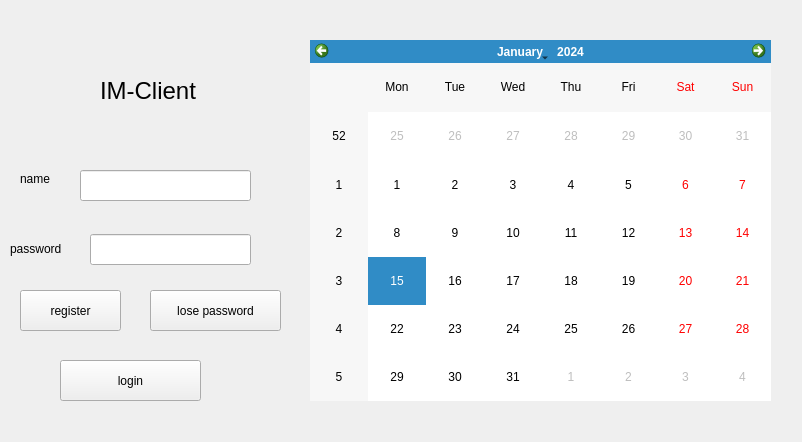
<?xml version="1.0" encoding="UTF-8"?>
<ui version="4.0">
 <class>login</class>
 <widget class="QWidget" name="login">
  <property name="geometry">
   <rect>
    <x>0</x>
    <y>0</y>
    <width>802</width>
    <height>442</height>
   </rect>
  </property>
  <property name="windowTitle">
   <string>Form</string>
  </property>
  <widget class="QLabel" name="lb_login_logo">
   <property name="geometry">
    <rect>
     <x>100</x>
     <y>60</y>
     <width>151</width>
     <height>61</height>
    </rect>
   </property>
   <property name="font">
    <font>
     <pointsize>18</pointsize>
    </font>
   </property>
   <property name="text">
    <string>IM-Client</string>
   </property>
  </widget>
  <widget class="QLineEdit" name="edit_login_name">
   <property name="geometry">
    <rect>
     <x>80</x>
     <y>170</y>
     <width>171</width>
     <height>31</height>
    </rect>
   </property>
  </widget>
  <widget class="QLineEdit" name="edit_login_password">
   <property name="geometry">
    <rect>
     <x>90</x>
     <y>234</y>
     <width>161</width>
     <height>31</height>
    </rect>
   </property>
  </widget>
  <widget class="QLabel" name="lb_login_name">
   <property name="geometry">
    <rect>
     <x>20</x>
     <y>170</y>
     <width>67</width>
     <height>17</height>
    </rect>
   </property>
   <property name="text">
    <string>name</string>
   </property>
  </widget>
  <widget class="QLabel" name="lb_login_password">
   <property name="geometry">
    <rect>
     <x>10</x>
     <y>240</y>
     <width>67</width>
     <height>17</height>
    </rect>
   </property>
   <property name="text">
    <string>password</string>
   </property>
  </widget>
  <widget class="QPushButton" name="btn_login">
   <property name="geometry">
    <rect>
     <x>60</x>
     <y>360</y>
     <width>141</width>
     <height>41</height>
    </rect>
   </property>
   <property name="text">
    <string>login</string>
   </property>
  </widget>
  <widget class="QPushButton" name="btn_login_lose_password">
   <property name="geometry">
    <rect>
     <x>150</x>
     <y>290</y>
     <width>131</width>
     <height>41</height>
    </rect>
   </property>
   <property name="text">
    <string>lose password</string>
   </property>
  </widget>
  <widget class="QPushButton" name="btn_login_register">
   <property name="geometry">
    <rect>
     <x>20</x>
     <y>290</y>
     <width>101</width>
     <height>41</height>
    </rect>
   </property>
   <property name="text">
    <string>register</string>
   </property>
  </widget>
  <widget class="QCalendarWidget" name="calendarWidget">
   <property name="geometry">
    <rect>
     <x>310</x>
     <y>40</y>
     <width>461</width>
     <height>361</height>
    </rect>
   </property>
  </widget>
 </widget>
 <resources/>
 <connections/>
</ui>
